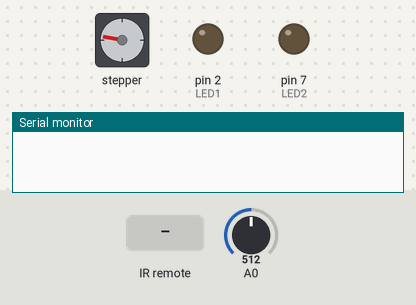
Bench run of a sketch on a simulated Arduino Uno, built with avr-gcc and run on an emulated ATmega328P. Parts: stepper motor, output pins drawn as LEDs (lit = HIGH), the last lines printed to the serial monitor. Inputs (shaded band) come from the test bench; at power-on: A0 = 512. Stepper angles assume 200 steps per turn.

Above: at 1.2 s.
1.3 s: infrared code 0xFD8877 received
At 2.01 s:
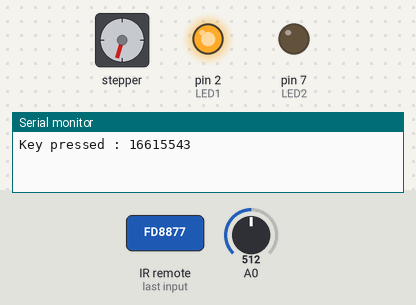
At 2.62 s:
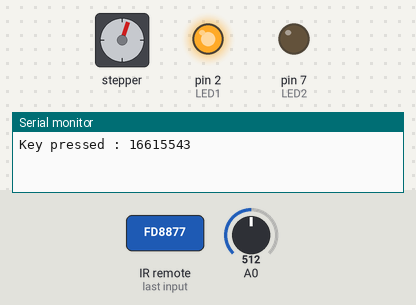
4.3 s: infrared code 0xFD48B7 received
7.3 s: infrared code 0xFD08F7 received
10.3 s: infrared code 0xFD8877 received
At 10.7 s:
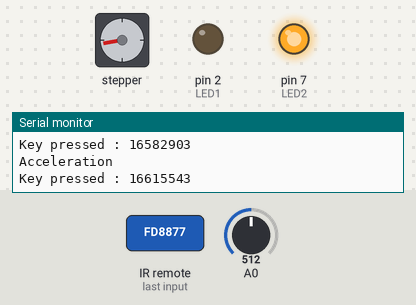
13.3 s: infrared code 0xFD48B7 received
Timing chart, 0 to 23.3 s (numbered marks = the images above; inputs shaded):
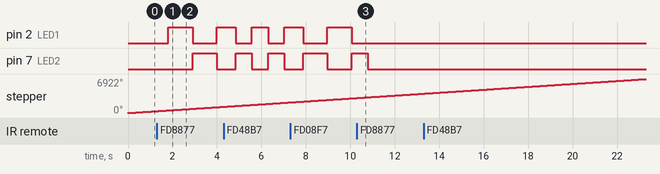

The sketch:

sketch_oct26a.ino
```cpp
#include <Stepper.h>
#include <IRremote.h>

#define STEPS 200

const int RECV_PIN = 4, LED1 = 2, LED2 = 7;
int i = 0, cli = 0, previous = 0, motor_speed = 60, depm = 0;

IRrecv irrecv(RECV_PIN);
decode_results results;
Stepper stepper(STEPS, 8, 9, 10, 11);

void setup()
{
  Serial.begin(9600);
  stepper.setSpeed(50);
  pinMode(LED1, OUTPUT);
  pinMode(LED2, OUTPUT);

  irrecv.enableIRIn();
}

void loop()
{
  int val = analogRead(0);

  stepper.step(motor_speed);

  if(cli == 1){
    if(i < 3){
      digitalWrite(LED1, HIGH);
      digitalWrite(LED2, LOW);
      if(motor_speed == 0) delay(50);
    }
    else if(i > 2){
      digitalWrite(LED1, LOW);
      digitalWrite(LED2, HIGH);
      if(motor_speed == 0) delay(50);
    }
    i++;
  }
  else{
    digitalWrite(LED1, LOW);
    digitalWrite(LED2, LOW);
  }
  if(cli > 1) cli = 0;
  if(i > 5) i = 0;

  if (irrecv.decode(&results)){
      Serial.print("Key pressed : ");
      Serial.println(results.value);
      irrecv.resume();

      //if(results.value == 4294967295) motor_speed += depm;

      if(results.value == 16582903){
          motor_speed += 20, depm = 20;
          Serial.println("Acceleration"); /// 1
      }
      if(results.value == 16615543) cli++;//Serial.println("2"); /// 2
      if(results.value == 16599223){
          motor_speed -= 20, depm = -20;
          Serial.println("Deceleration"); /// 3
      }
      if(results.value == 16591063) Serial.println(motor_speed); /// 4
      if(results.value == 16623703) Serial.println("5");
      if(results.value == 16607383) Serial.println("6");
      if(results.value == 16586983) Serial.println("7");
      if(results.value == 16619623) Serial.println("8");
      if(results.value == 16603303) Serial.println("9");
  }
}
```

Measured:
- after the input at 1.3 s, pin 2 (LED1): LOW → HIGH after 0.52 s, → LOW 1.1 s later, → HIGH 1.1 s later; pin 7 (LED2): LOW → HIGH after 1.6 s, → LOW 1.1 s later
- after the input at 10.3 s, pin 2 (LED1): stays LOW (without the input it goes to HIGH after 0.85 s)
